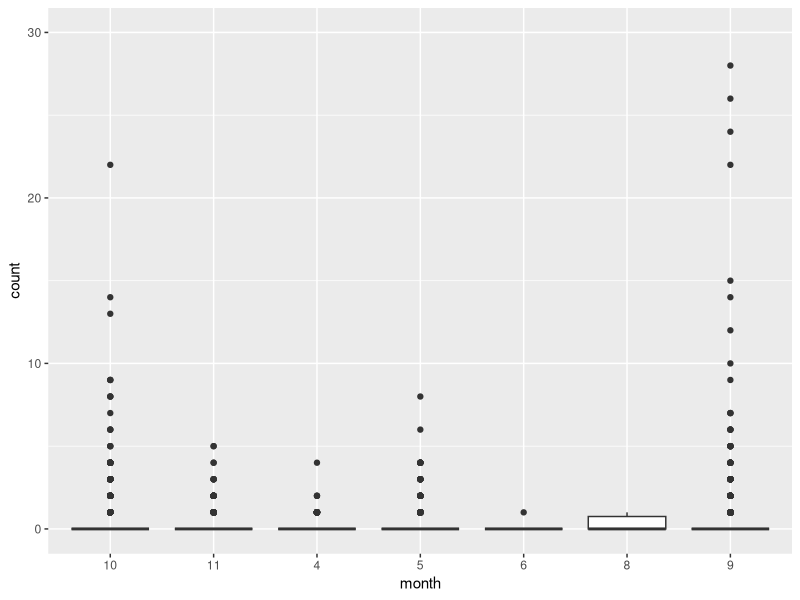

Recreate this plot in R.
## ---- chunk 1
knitr::opts_chunk$set(echo = TRUE)
## ---- chunk 2
library("tidyverse")
## ---- chunk 3
collisions_migration_weather_spring_fall_dataset <- read.csv("collisions_migration_weather_spring_fall_dataset.csv")
## ---- chunk 4
collisions_no_scaled <- collisions_migration_weather_spring_fall_dataset %>% 
  select(!(starts_with("scaled")))
## ---- chunk 5
collisions_date_sep <- collisions_no_scaled %>% 
  separate(col="date", into = c("month","day","year"), sep = "/") %>% 
  select(!day) %>% 
  mutate(month=as.factor(month))
## ---- chunk 6
collisions_date_sep %>% 
  ggplot(aes(x=month,y=count))+
  geom_boxplot()+
  coord_cartesian(y=c(0,30))
